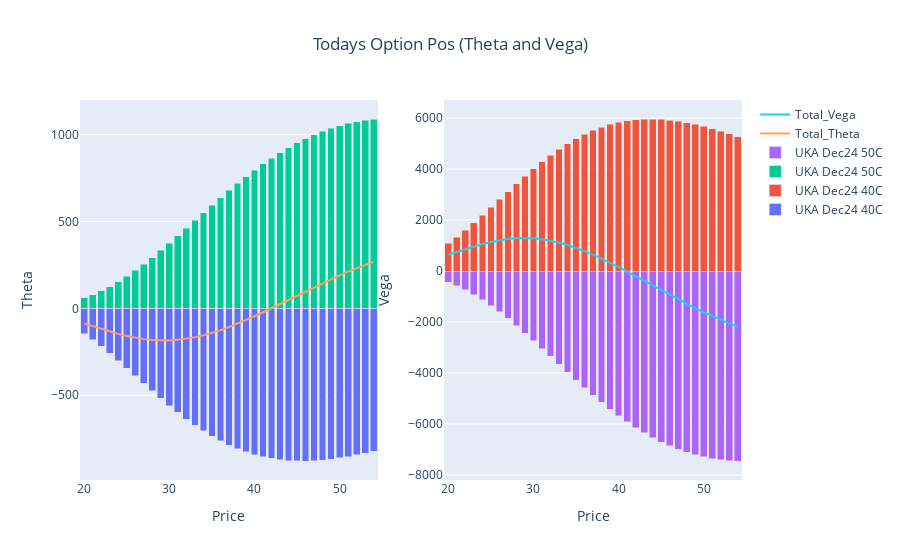

Notebook code for this chart:
### Code cell
fig_t = go.Figure()
for i in list(t)[1:-1]:
    fig_t.add_trace(go.Bar(x=t.Price, y=t[i], name=i, base=0))

fig_t.add_trace(go.Scatter(x=t.Price, y=t.Option_Theta, mode='lines', name='Total_Theta'))


#~~~~~~~~~~~~~~~~~~~~~~~~~~~~~~~~~~~~~~~~~~~~~~~~~~~~~~~~~~~~~~~~~~~~~~~~~~~~~~~~~
fig_v = go.Figure()
for i in list(v)[1:-1]:
    fig_v.add_trace(go.Bar(x=v.Price, y=v[i], name=i, base=0))

fig_v.add_trace(go.Scatter(x=v.Price, y=v.Option_Vega, mode='lines', name='Total_Vega'))

#~~~~~~~~~~~~~~~~~~~~~~~~~~~~~~~~~~~~~~~~~~~~~~~~~~~~~~~~~~~~~~~~~~~~~~~~~~~~~~~~
fig = make_subplots(rows=1, cols=2)
for i in range(0,len(fig_p.data)):
    fig.add_trace(fig_t.data[i], row=1, col=1)
    fig.add_trace(fig_v.data[i], row=1, col=2)
    
fig.update_layout(title={'text': 'Todays Option Pos (Theta and Vega)','x': 0.5,'xanchor': 'center'}, barmode='stack')

fig.update_xaxes(title_text="Price", row=1, col=1)
fig.update_yaxes(title_text="Theta", row=1, col=1)
fig.update_xaxes(title_text="Price", row=1, col=2)
fig.update_yaxes(title_text="Vega", row=1, col=2)    
fig.show()

### Figure 1 — Plotly figure (JSON) as saved in the notebook; plotly's stock layout.template omitted (floating-point values rounded to 4 significant figures)
{"data": [{"base": 0, "name": "UKA Dec24 40C", "type": "bar", "x": [20, 21, 22, 23, 24, 25, 26, 27, 28, 29, 30, 31, 32, 33, 34, 35, 36, 37, 38, 39, 40, 41, 42, 43, 44, 45, 46, 47, 48, 49, 50, 51, 52, 53, 54], "xaxis": "x", "y": [-147.5, -181.6, -218.7, -258.4, -300.1, -343.2, -387.1, -431.2, -474.9, -517.7, -559.3, -599.1, -636.8, -672.1, -704.9, -734.9, -762.0, -786.2, -807.4, -825.6, -841.0, -853.5, -863.4, -870.6, -875.4, -877.8, -878.1, -876.4, -872.8, -867.6, -860.8, -852.6, -843.1, -832.6, -821.1], "yaxis": "y"}, {"base": 0, "name": "UKA Dec24 40C", "type": "bar", "x": [20, 21, 22, 23, 24, 25, 26, 27, 28, 29, 30, 31, 32, 33, 34, 35, 36, 37, 38, 39, 40, 41, 42, 43, 44, 45, 46, 47, 48, 49, 50, 51, 52, 53, 54], "xaxis": "x2", "y": [1084.0, 1332.0, 1601.0, 1888.0, 2188.0, 2496.0, 2809.0, 3121.0, 3429.0, 3728.0, 4016.0, 4290.0, 4546.0, 4784.0, 5001.0, 5196.0, 5369.0, 5520.0, 5647.0, 5753.0, 5836.0, 5898.0, 5940.0, 5962.0, 5967.0, 5954.0, 5925.0, 5882.0, 5825.0, 5757.0, 5677.0, 5588.0, 5490.0, 5385.0, 5273.0], "yaxis": "y2"}, {"base": 0, "name": "UKA Dec24 50C", "type": "bar", "x": [20, 21, 22, 23, 24, 25, 26, 27, 28, 29, 30, 31, 32, 33, 34, 35, 36, 37, 38, 39, 40, 41, 42, 43, 44, 45, 46, 47, 48, 49, 50, 51, 52, 53, 54], "xaxis": "x", "y": [60.09, 78.59, 100.3, 125.1, 153.1, 184.1, 217.9, 254.1, 292.6, 333.0, 374.8, 417.8, 461.5, 505.6, 549.6, 593.3, 636.2, 678.2, 718.9, 758.2, 795.6, 831.2, 864.8, 896.2, 925.3, 952.2, 976.6, 998.7, 1018.0, 1036.0, 1051.0, 1064.0, 1074.0, 1083.0, 1089.0], "yaxis": "y"}, {"base": 0, "name": "UKA Dec24 50C", "type": "bar", "x": [20, 21, 22, 23, 24, 25, 26, 27, 28, 29, 30, 31, 32, 33, 34, 35, 36, 37, 38, 39, 40, 41, 42, 43, 44, 45, 46, 47, 48, 49, 50, 51, 52, 53, 54], "xaxis": "x2", "y": [-445.3, -581.5, -740.7, -923.0, -1128.0, -1354.0, -1600.0, -1863.0, -2141.0, -2433.0, -2733.0, -3041.0, -3353.0, -3666.0, -3977.0, -4285.0, -4585.0, -4877.0, -5158.0, -5427.0, -5682.0, -5922.0, -6145.0, -6352.0, -6540.0, -6711.0, -6864.0, -6999.0, -7115.0, -7214.0, -7295.0, -7359.0, -7407.0, -7439.0, -7456.0], "yaxis": "y2"}, {"mode": "lines", "name": "Total_Theta", "type": "scatter", "x": [20, 21, 22, 23, 24, 25, 26, 27, 28, 29, 30, 31, 32, 33, 34, 35, 36, 37, 38, 39, 40, 41, 42, 43, 44, 45, 46, 47, 48, 49, 50, 51, 52, 53, 54], "xaxis": "x", "y": [-87.37, -103.0, -118.5, -133.3, -147.0, -159.1, -169.2, -177.0, -182.3, -184.8, -184.5, -181.3, -175.3, -166.6, -155.3, -141.6, -125.7, -107.9, -88.42, -67.48, -45.35, -22.31, 1.415, 25.57, 49.94, 74.31, 98.5, 122.3, 145.6, 168.3, 190.2, 211.2, 231.3, 250.3, 268.2], "yaxis": "y"}, {"mode": "lines", "name": "Total_Vega", "type": "scatter", "x": [20, 21, 22, 23, 24, 25, 26, 27, 28, 29, 30, 31, 32, 33, 34, 35, 36, 37, 38, 39, 40, 41, 42, 43, 44, 45, 46, 47, 48, 49, 50, 51, 52, 53, 54], "xaxis": "x2", "y": [638.9, 750.7, 860.8, 965.1, 1060.0, 1142.0, 1209.0, 1258.0, 1287.0, 1295.0, 1283.0, 1248.0, 1193.0, 1118.0, 1023.0, 911.4, 783.8, 642.3, 488.8, 325.3, 153.9, -23.57, -205.2, -389.1, -573.7, -757.4, -938.8, -1117.0, -1290.0, -1457.0, -1618.0, -1771.0, -1917.0, -2054.0, -2183.0], "yaxis": "y2"}], "layout": {"barmode": "stack", "title": {"text": "Todays Option Pos (Theta and Vega)", "x": 0.5, "xanchor": "center"}, "xaxis": {"anchor": "y", "domain": [0, 0.45], "title": {"text": "Price"}}, "xaxis2": {"anchor": "y2", "domain": [0.55, 1], "title": {"text": "Price"}}, "yaxis": {"anchor": "x", "domain": [0, 1], "title": {"text": "Theta"}}, "yaxis2": {"anchor": "x2", "domain": [0, 1], "title": {"text": "Vega"}}}}
